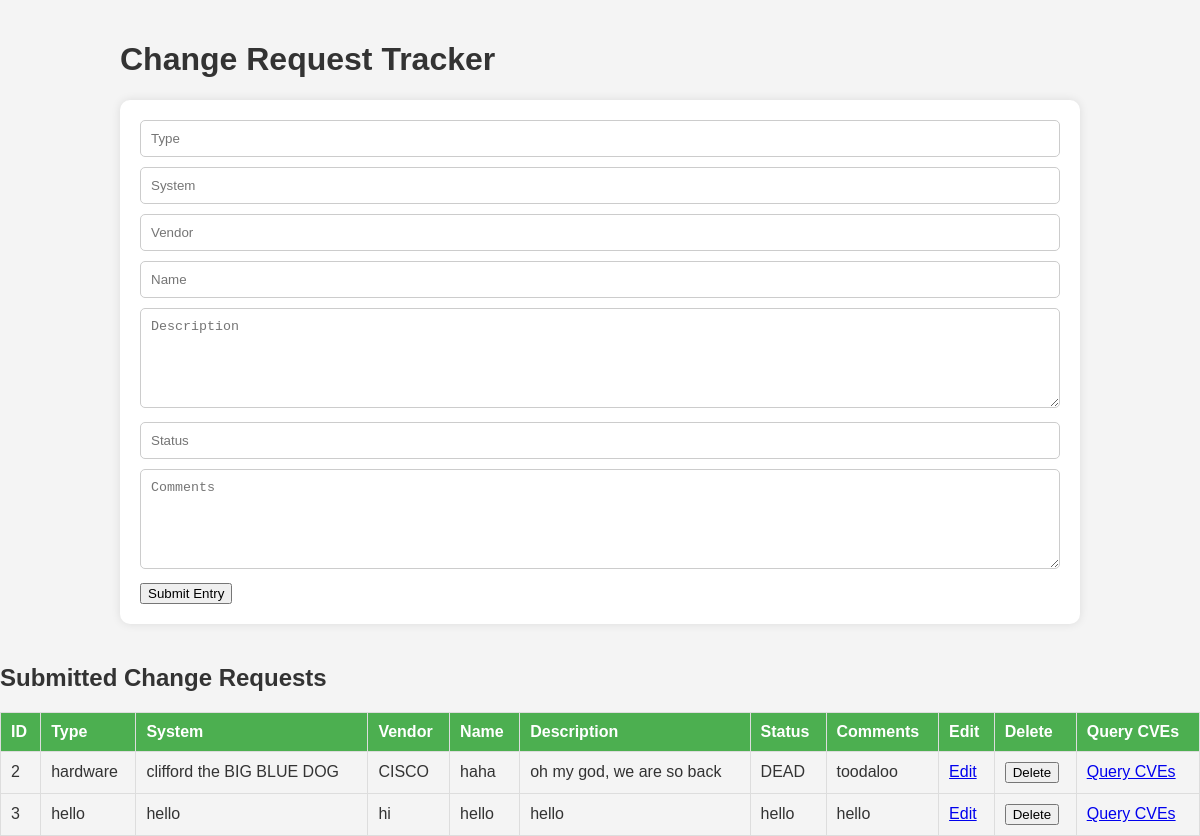
Before: / with the older database file.
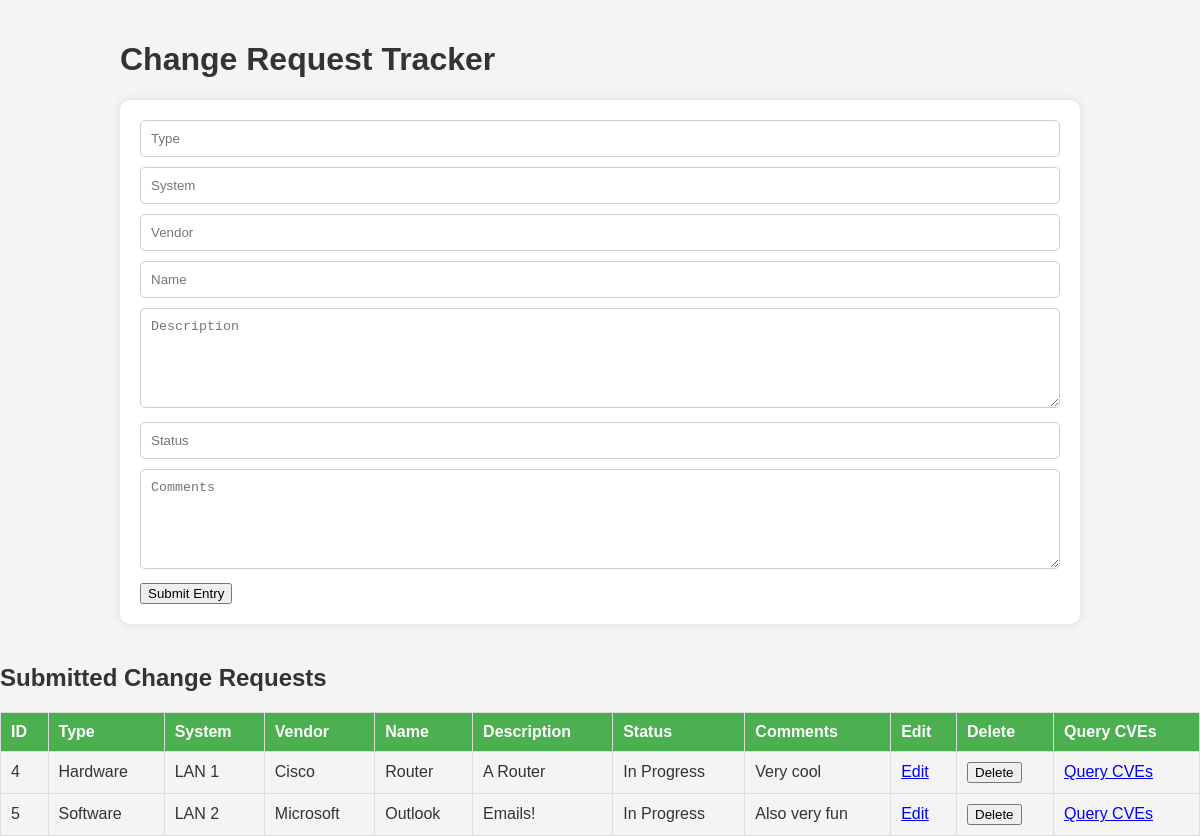
After: the same page with the newer database file.
### hello.py (models this page shows, shortened)
class Entry(db.Model):
    id = db.Column(db.Integer,primary_key=True)
    submission_date = db.Column(db.DateTime, nullable=False, default=datetime.utcnow)
    type = db.Column(db.String(100), nullable=False)
    system = db.Column(db.String(100), nullable=False)
    vendor = db.Column(db.String(100), nullable=False)
    name = db.Column(db.String(100), nullable=False)
    description = db.Column(db.Text, nullable=False)
    status = db.Column(db.String(100), nullable=False)
    comments = db.Column(db.Text, nullable=True)

### hello.py (the view, shortened to what this page needs)
@app.route('/', methods=['GET', 'POST'])
def home():
    inputs = UserInput.query.all()
    entries = Entry.query.all()
    return render_template('index.html', inputs=inputs, entries=entries)

### templates/index.html (shortened to what this page needs)
<!DOCTYPE html>
<html lang="en">
<head>
    <link rel="stylesheet" href="{{ url_for('static', filename='style.css') }}">
</head>
<body>
    <div class="container">
        <h1>Change Request Tracker</h1>
        <form class="input-form" action="/" method="post">
            <input type="text" name="type" placeholder="Type" required>
            <input type="text" name="system" placeholder="System" required>
            <input type="text" name="vendor" placeholder="Vendor" required>
            <input type="text" name="name" placeholder="Name" required>
            <textarea name="description" placeholder="Description" required></textarea>
            <input type="text" name="status" placeholder="Status" required>
            <textarea name="comments" placeholder="Comments"></textarea>
            <button type="submit">Submit Entry</button>
        </form>
    </div>
    <div class="table-container">
        <h2>Submitted Change Requests</h2>
        <table class="data-table">
            <thead>
                <tr>
                    <th>ID</th>
                    <th>Type</th>
                    <th>System</th>
                    <th>Vendor</th>
                    <th>Name</th>
                    <th>Description</th>
                    <th>Status</th>
                    <th>Comments</th>
                    <th>Edit</th>
                    <th>Delete</th>
                    <th>Query CVEs</th>
                </tr>
            </thead>
            <tbody>
                {% for entry in entries %}
                <tr>
                    <td>{{ entry.id }}</td>
                    <td>{{ entry.type }}</td>
                    <td>{{ entry.system }}</td>
                    <td>{{ entry.vendor }}</td>
                    <td>{{ entry.name }}</td>
                    <td>{{ entry.description }}</td>
                    <td>{{ entry.status }}</td>
                    <td>{{ entry.comments }}</td>
                    <td>
                        <a href="{{ url_for('edit_entry', entry_id=entry.id) }}" class="edit-btn">Edit</a>
                    </td>
                    <td>
                        <form action="{{ url_for('delete_entry', entry_id=entry.id) }}" method="post" onsubmit="return confirm('Are you sure you want to delete this entry?');">
                            <button type="submit" class="delete-btn">Delete</button>
                        </form>
                    </td>
                    <td>
                        <a href="{{ url_for('query_entry_cves', entry_id=entry.id) }}" class="query-btn">Query CVEs</a>
                    </td>
                </tr>
                {% endfor %}
            </tbody>
        </table>
    </div>
</body>
</html>

### static/style.css (style rules this page uses)
body { font-family: Arial, sans-serif; background-color: #f4f4f4; color: #333; margin: 0; padding: 0; }
.container { width: 80%; margin: 0 auto; padding: 20px; }
.input-form { background-color: #fff; padding: 20px; border-radius: 10px; box-shadow: 0 0 10px rgba(0, 0, 0, 0.1); }
.input-form input[type="text"], .input-form textarea { width: 100%; padding: 10px; margin-bottom: 10px; border: 1px solid #ccc; border-radius: 5px; box-sizing: border-box; }
.input-form textarea { height: 100px; }
table { width: 100%; border-collapse: collapse; }
table th, table td { padding: 10px; border: 1px solid #ddd; text-align: left; }
table th { background-color: #4CAF50; color: white; }

Changed rows visible on the page:
removed Entry: id "2", type "hardware", system "clifford the BIG BLUE DOG", vendor "CISCO", name "haha", description "oh my god, we are so back", status "DEAD", comments "toodaloo"
removed Entry: id "3", type "hello", system "hello", vendor "hi", name "hello", description "hello", status "hello", comments "hello"
added Entry: id "4", type "Hardware", system "LAN 1", vendor "Cisco", name "Router", description "A Router", status "In Progress", comments "Very cool"
added Entry: id "5", type "Software", system "LAN 2", vendor "Microsoft", name "Outlook", description "Emails!", status "In Progress", comments "Also very fun"
